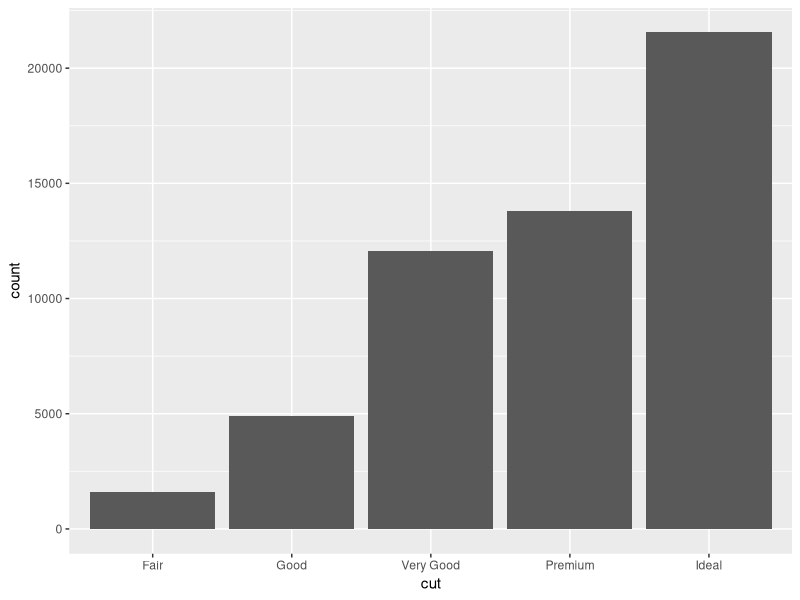
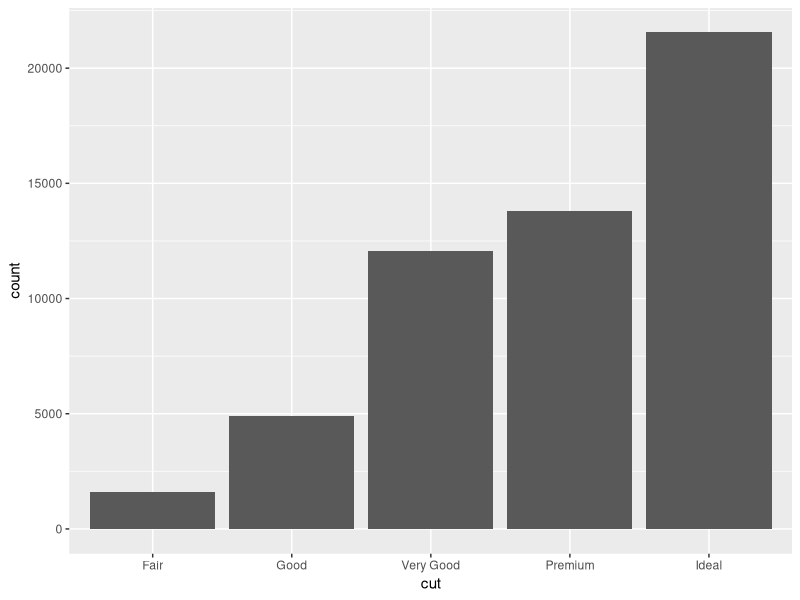
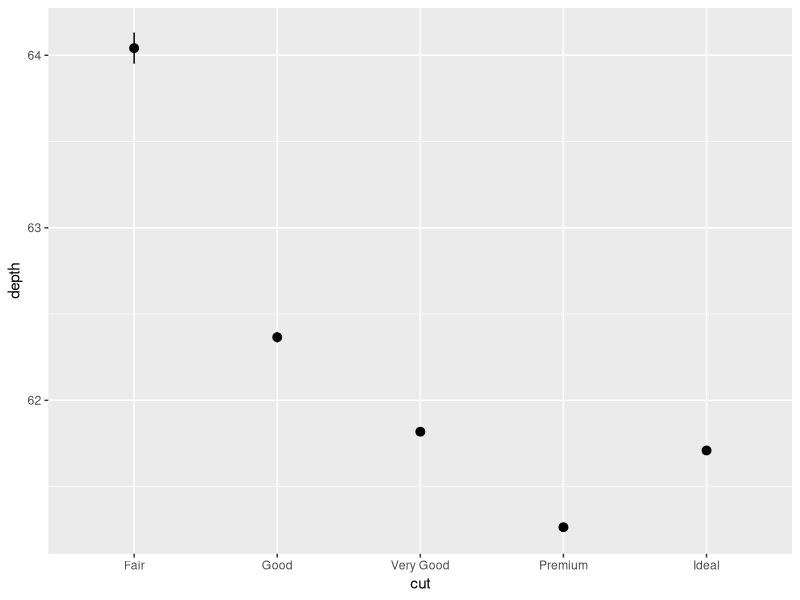
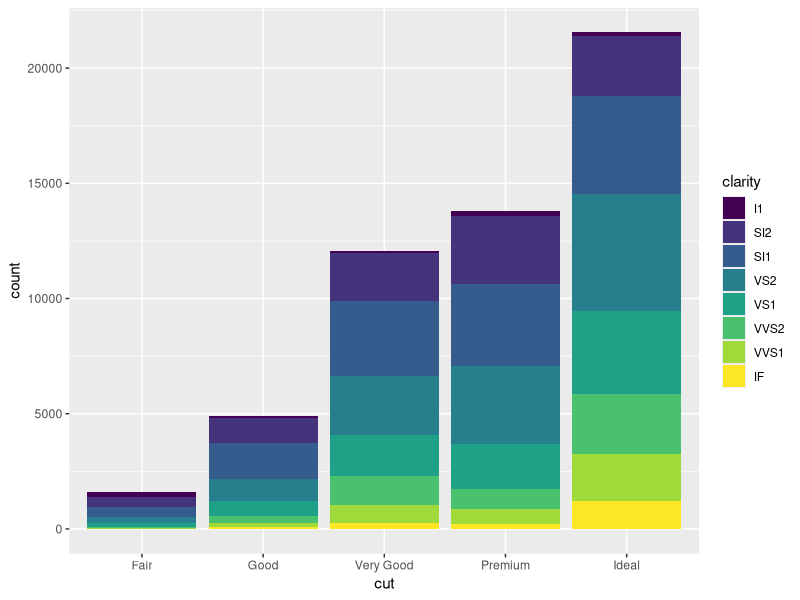
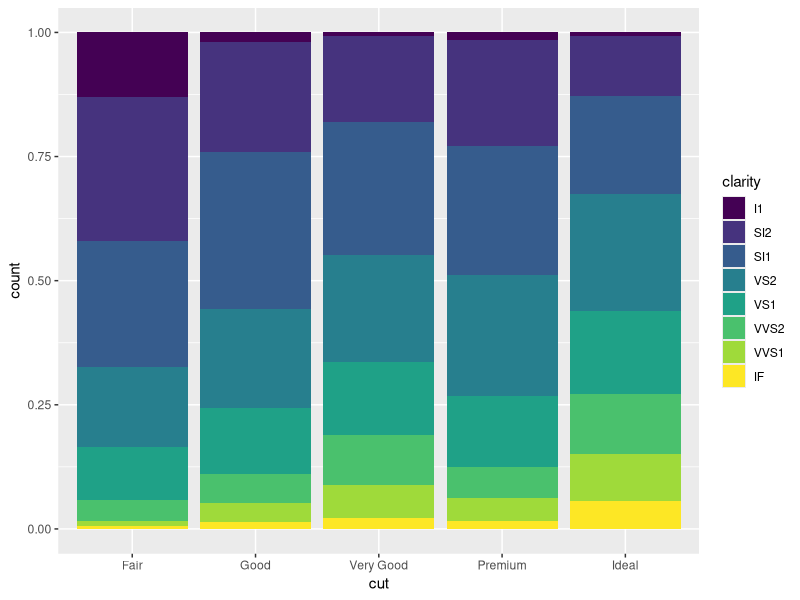
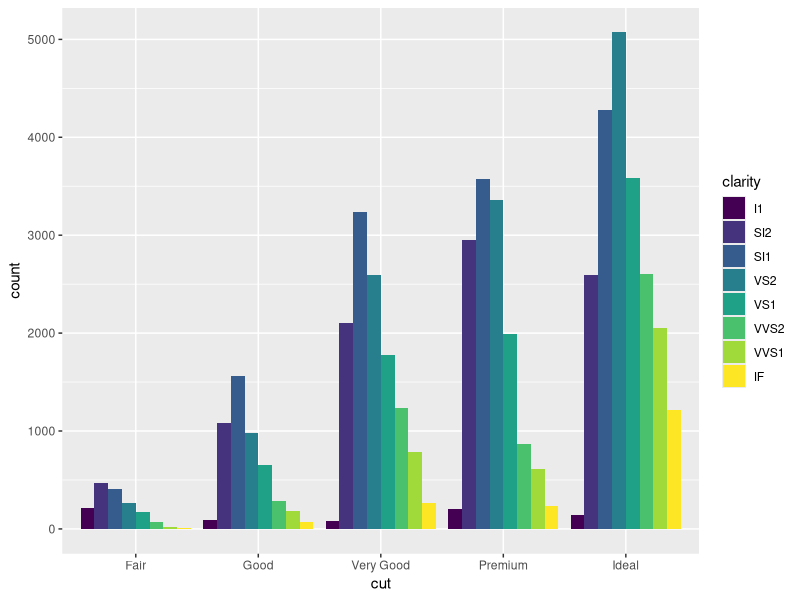

Write R code to recreate these figures, in order.
# Exercise 2: More ggplot2 Grammar

# Install and load `ggplot2`
# install.packages("ggplot2") # if needed
library("ggplot2")

# For this exercise you will again be working with the `diamonds` data set.
# Use `?diamonds` to review details about this data set
?diamonds


## Statistical Transformations

# Draw a bar chart of the diamonds data, organized by cut
# The height of each bar is based on the "count" (number) of diamonds with that cut
ggplot(data = diamonds) +
    geom_bar(mapping = aes(x = cut))

# Use the `stat_count` to apply the statistical transformation "count" to the diamonds
# by cut. You do not need a separate geometry layer!
ggplot(data = diamonds) +
    stat_count(mapping = aes(x = cut), stat = "count")

# Use the `stat_summary` function to draw a chart with a summary layer.
# Map the x-position to diamond `cut`, and the y-position to diamond `depth`
# Bonus: use `min` as the function ymin, `max` as the function ymax, and `median` as the function y
ggplot(data = diamonds) +
    stat_summary(mapping = aes(x = cut, y = depth))


## Position Adjustments

# Draw a bar chart of diamond data organized by cut, with each bar filled by clarity.
# You should see a _stacked_ bar chart.
ggplot(data = diamonds) +
    geom_bar(mapping = aes(x = cut, fill = clarity))

# Draw the same chart again, but with each element positioned to "fill" the y axis
ggplot(data = diamonds) +
    geom_bar(mapping = aes(x = cut, fill = clarity), position = "fill")

# Draw the same chart again, but with each element positioned to "dodge" each other
ggplot(data = diamonds) +
    geom_bar(mapping = aes(x = cut, fill = clarity), position = "dodge")

# Draw a plot with point geometry with the x-position mapped to `cut` and the y-position mapped to `clarity`
# This creates a "grid" grouping the points


# Use the "jitter" position adjustment to keep the points from all overlapping!
# (This works a little better with a sample of diamond data, such as from the previous exercise).



## Scales

# Draw a "boxplot" (with `geom_boxplot()`) for the diamond's price (y) by color (x)


# This has a lot of outliers, making it harder to read. To fix this, draw the same plot but
# with a _logarithmic_ scale for the y axis.


# For another version, draw the same plot but with `violin` geometry instead of `boxplot` geometry!
# How does the logarithmic scale change the data presentation?


# Another interesting plot: draw a plot of the diamonds price (y) by carat (x), using a heatmap of 2d bins
# (geom_bin2d)
# What happens when you make the x and y channels scale logarithmically?


# Draw a scatter plot for the diamonds  price (y) by carat (x). Color each point by the clarity
# (Remember, this will take a while. Use a sample of the diamonds for faster results)


# Change the color of the previous plot using a ColorBrewer scale of your choice. What looks nice?



## Coordinate Systems

# Draw a bar chart with x-position and fill color BOTH mapped to cut
# For best results, SET the `width` of the geometry to be 1 (fill plot, no space between)
# You can save this to a variable for easier modifications


# Draw the same chart, but with the coordinate system flipped


# Draw the same chart, but in a polar coordinate system. Now you have a Coxcomb chart!



## Facets

# Take the scatter plot of price by carat data (colored by clarity) and add _facets_ based on
# the diamond's `color`



## Saving Plots

# Use the `ggsave()` function to save one of your plots (the most recent one generated) to disk.
# Name the output file "my-plot.png".
# Make sure you've set the working directory!!
